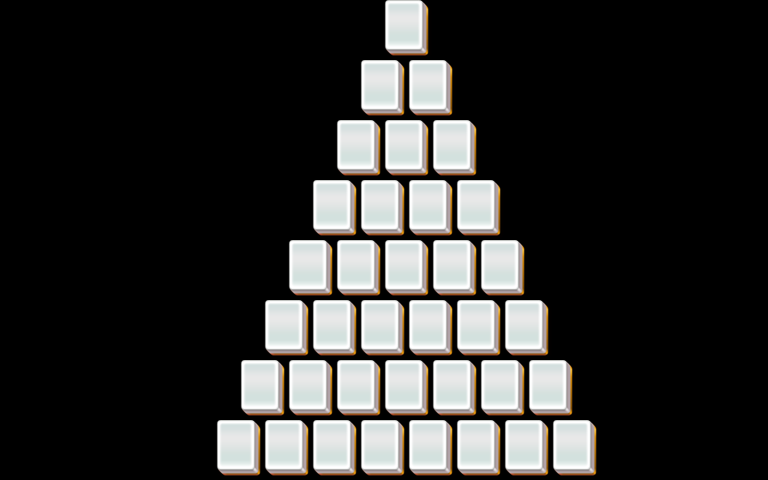

Tiled map render using the project's own tile images. Description and the map definition, with tile-layer contents summarised, below:
An orthogonal 32x16 tile map with 24x30 px tiles, 3 tile layers (layer1, layer2, layer3).

<map version="1.0" orientation="orthogonal" width="32" height="16" tilewidth="24" tileheight="30">
 <properties>
  <property name="species" value="15" />
 </properties>
 <tileset firstgid="1" name="mahjong" tilewidth="48" tileheight="60">
  <image source="mahjong.png" />
 </tileset>
 <layer name="layer1" width="32" height="16">
  <data>[512 cells, 36 non-empty, 1 distinct tile ids]</data>
 </layer>
 <layer name="layer2" width="32" height="16">
  <data>[512 cells, 36 non-empty, 1 distinct tile ids]</data>
 </layer>
 <layer name="layer3" width="32" height="16">
  <data>[512 cells, 36 non-empty, 1 distinct tile ids]</data>
 </layer>
</map>
